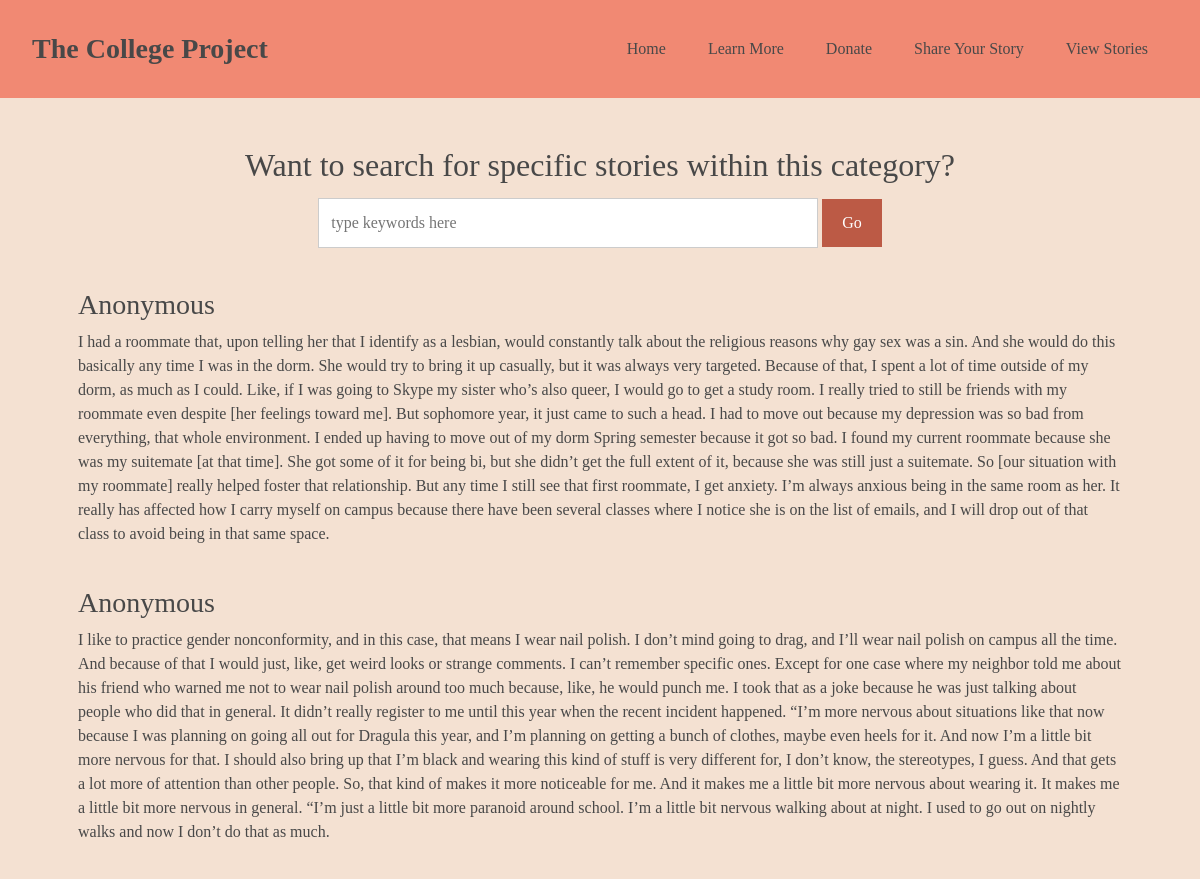
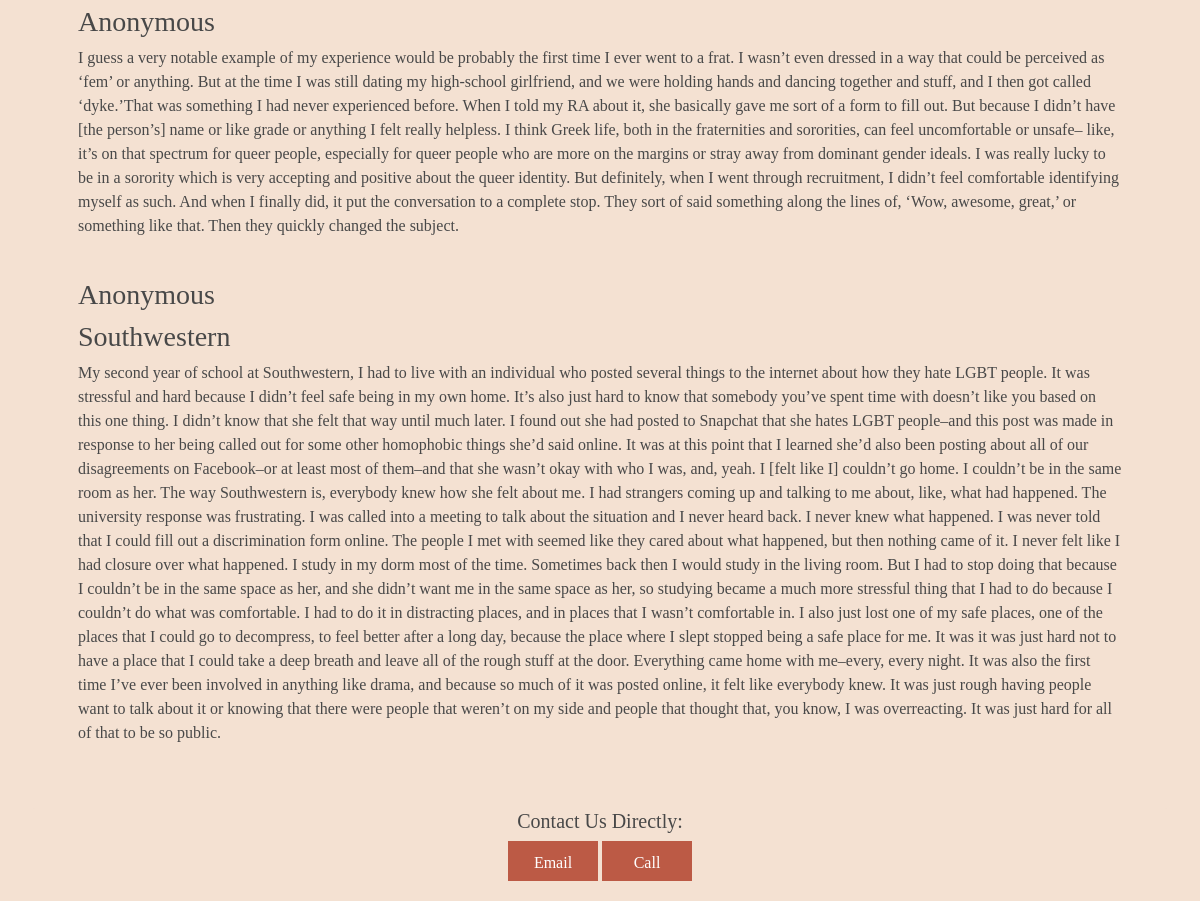
The app's page /vieworientation with its own data (2 pictures, top to bottom).
### tables this page shows
CREATE TABLE stories (StoryID integer, story str NOT NULL, name str, email str NOT NULL, college str, type str NOT NULL);

### application.py (the view)
@app.route("/vieworientation", methods=["GET", "POST"])
def vieworientation():
    if request.method == "POST":
        keywords = request.form.get("search")
        split_keywords = keywords.split(" ")
        stories = []
        for keyword in split_keywords:
            stories.append(db.execute("SELECT name, college, story FROM stories WHERE type='orientation' AND story LIKE ? OR college LIKE ? OR name LIKE ?",
                                      '%' + keyword + '%', '%' + keyword + '%', '%' + keyword + '%'))
        return render_template("vieworientation.html", stories=stories)
    else:
        all_stories = []
        all_stories.append(db.execute("SELECT name, college, story FROM stories WHERE type='orientation'"))
        return render_template("vieworientation.html", stories=all_stories)

### templates/vieworientation.html (shortened to what this page needs)
{% extends "layout.html" %}
{% block main %}
<div style="text-align: center">
    <form action="/vieworientation" method="post">
        <h2>Want to search for specific stories within this category?</h2>
        <input type="text" name="search" style="width: 500px" autocomplete="off" placeholder="type keywords here">
        <input type="submit" value="Go">
    </form>
</div>
<div>
    {% for row in stories %}
        {% for i in row %}
            <br><b><h3>{{ i.name }}</h3></b>
            <h3>{{ i.college }}</h3>
            <p>{{ i.story }}</p>
        {% endfor %}
    {% endfor %}
</div>
{% endblock %}

### static/styles.css (style rules this page uses)
body, html { height: 100%; margin: 0; }
body { background-color: #f4e1d2; font-family: "Palatino Linotype", "Book Antiqua", Palatino, serif; color: #484848; }
* { box-sizing: border-box; }
input[type=text], select, textarea { width: 100%; padding: 12px; border: 1px solid #ccc; margin-top: 6px; margin-bottom: 16px; resize: vertical; }
input[type=submit] { background-color: #bc5a45; color: white; padding: 12px 20px; border: none; cursor: pointer; }

### records on screen
stories: name "Anonymous", story "I had a roommate that, upon telling her that I identify as a lesbian, would constantly talk about the religious reasons why gay sex was a sin. And she would do this basically any time I was in the dorm. She would try to bring it up casually, but it was always very targeted. Because of that, I spent a lot of time outside of my dorm, as much as I could. Like, if I was going to Skype my sister who’s also queer, I would go to get a study room. I really tried to still be friends with my roommate even despite [her feelings toward me]. But sophomore year, it just came to such a head. I had to move out because my depression was so bad from everything, that whole environment. I ended up having to…"
stories: name "Anonymous", story "I like to practice gender nonconformity, and in this case, that means I wear nail polish. I don’t mind going to drag, and I’ll wear nail polish on campus all the time. And because of that I would just, like, get weird looks or strange comments. I can’t remember specific ones. Except for one case where my neighbor told me about his friend who warned me not to wear nail polish around too much because, like, he would punch me. I took that as a joke because he was just talking about people who did that in general. It didn’t really register to me until this year when the recent incident happened. “I’m more nervous about situations like that now because I was planning on going all out for Dragula…"
stories: name "Anonymous", story "I guess a very notable example of my experience would be probably the first time I ever went to a frat. I wasn’t even dressed in a way that could be perceived as ‘fem’ or anything. But at the time I was still dating my high-school girlfriend, and we were holding hands and dancing together and stuff, and I then got called ‘dyke.’That was something I had never experienced before. When I told my RA about it, she basically gave me sort of a form to fill out. But because I didn’t have [the person’s] name or like grade or anything I felt really helpless. I think Greek life, both in the fraternities and sororities, can feel uncomfortable or unsafe– like, it’s on that spectrum for queer people,…"
stories: name "Anonymous", college "Southwestern", story "My second year of school at Southwestern, I had to live with an individual who posted several things to the internet about how they hate LGBT people. It was stressful and hard because I didn’t feel safe being in my own home. It’s also just hard to know that somebody you’ve spent time with doesn’t like you based on this one thing. I didn’t know that she felt that way until much later. I found out she had posted to Snapchat that she hates LGBT people–and this post was made in response to her being called out for some other homophobic things she’d said online. It was at this point that I learned she’d also been posting about all of our disagreements on Facebook–or at least most of them–and…"
